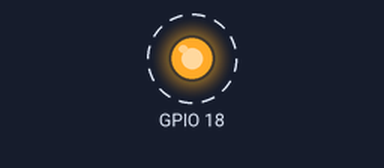
Bench run of a program on a simulated Raspberry Pi (BCM pin numbers). Parts: output pins drawn as LEDs (lit = HIGH). Dashed ring = blinking. What the program prints to the terminal is not drawn. At 100.0 s the program stops and its outputs stay as they are.

Above: at 0.5 s.
Timing chart, 0 to 4.6 s (numbered marks = the images above):
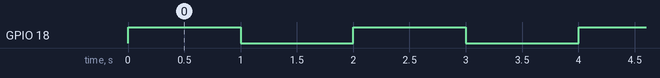

The program:

iotest_blink.py
```python
import RPi.GPIO as GPIO
import time

GPIO.setwarnings(False)
GPIO.setmode(GPIO.BCM)
GPIO.setup(18, GPIO.OUT)

iterator = 50
#turn the output on and off 5 times
while iterator > 0:
    print(iterator)
    print("GPIO.output(18, TRUE)")
    GPIO.output(18, True)
    time.sleep(1)
    print("GPIO.output(18, FALSE)")
    GPIO.output(18, False)
    time.sleep(1)
    iterator -= 1
    
```

Measured:
- by itself, GPIO 18: alternates HIGH for 1.0 s and LOW for 1.0 s, 100 changes in all, then stays LOW
